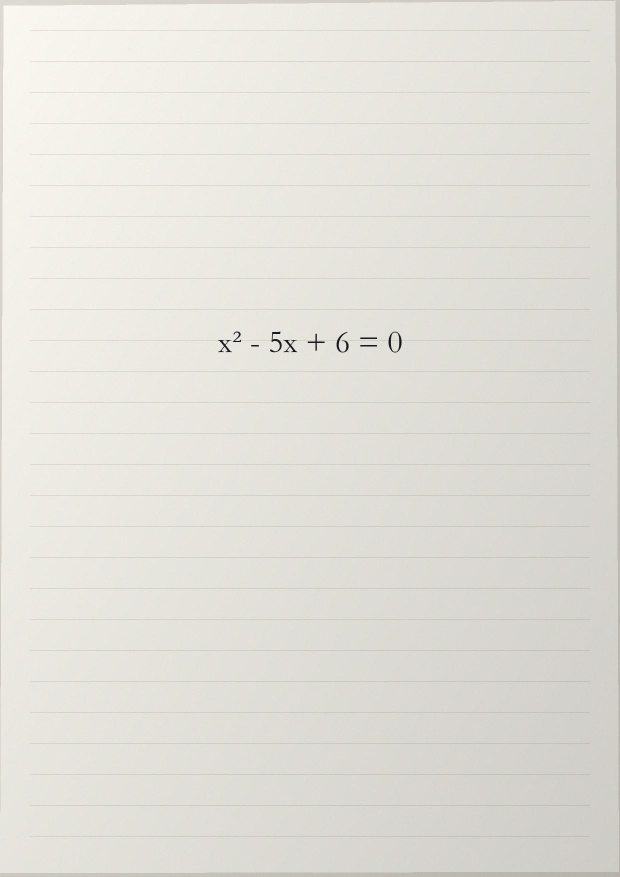
#> input picture fixtures/photos/photo_easy.jpg, 1240 x 1754 px (shown at 1/2 size)
$ python -i lines.py   (imports and definitions only)
#> lines starting #> are read from the running program, lines starting #| are printed output that depends on the picture
"""整页手写照片切行：把一张作业照切成一行一张小图。

这段算法原来只活在 `tools/split_page.py` 这个命令行工具里，批改链路要用它，
但批改跑在界面进程里，不方便去调一个 CLI，所以把算法搬进包里，
工具改成薄壳。两边共用同一份代码，改一处不会只改好一边。

原理（纯 numpy + Pillow，不依赖 opencv）：
    灰度化 → Otsu 二值化 → 抹掉横线本的直线 → 纠偏 → 水平投影找行带 → 切图
    行带过高（两行粘在一起）时在最深谷底再切一刀。

**它只负责"切"，不负责"切对"。** 切错一行，后面的识别和批改都会跟着错，
所以每次切完都带回来一个 `note`，把"这页可能不对"的话说出来，
而不是默默给出一堆图让人以为切得很准。
"""

from __future__ import annotations

from dataclasses import dataclass, field
from pathlib import Path

import numpy as np
from PIL import Image, ImageDraw, ImageFilter, ImageOps

IMG_EXT = {".jpg", ".jpeg", ".png", ".bmp", ".webp"}

# 低于这个高度的行带是墨点、污渍、横线本的断头，不是一行字。
MIN_LINE_H = 10

# 短边达到这个像素数就按"整页照"处理：画面里除了纸，还有桌面、阴影、纸边。
# M²E 那类紧凑公式块是 69×89~309×222，不会被这条规则卷进来。
PAGE_MODE_MIN_SIDE = 400


# ---------- 基础图像处理 ----------

def load_gray(path: Path) -> np.ndarray:
    im = Image.open(path)
    im = ImageOps.exif_transpose(im)          # 手机照片常带旋转标记
    im = im.convert("L")
    # 长边超过 2400 先缩下来，投影剖面对分辨率不敏感
    if max(im.size) > 2400:
        scale = 2400 / max(im.size)
        im = im.resize((int(im.width * scale), int(im.height * scale)), Image.LANCZOS)
    return np.asarray(im)


# [29 lines left out: functions otsu_threshold, binarize, not called in this run]


def clear_long_runs(ink: np.ndarray, ratio: float = 0.55) -> np.ndarray:
    """抹掉横线本上的长横线，否则投影剖面全被它污染。"""
    h, w = ink.shape
    need = int(w * ratio)
    out = ink.copy()
    for y in np.where(ink.sum(1) > need)[0]:
        row = ink[y]
        d = np.diff(row.astype(np.int8))
        starts = list(np.where(d == 1)[0] + 1)
        ends = list(np.where(d == -1)[0] + 1)
        if row[0]:
            starts.insert(0, 0)
        if row[-1]:
            ends.append(w)
        for s, e in zip(starts, ends):
            if e - s >= need:
                out[y, s:e] = False
    return out


# [19 lines left out: functions estimate_skew, rotate_gray, not called in this run]


# ---------- 行切分 ----------

def row_profile(ink: np.ndarray, smooth: int) -> np.ndarray:
    p = ink.sum(1).astype(np.float64)
    k = max(3, smooth | 1)
    if k <= len(p):
        p = np.convolve(p, np.ones(k) / k, mode="same")
    return p


# [94 lines left out: functions find_bands, split_tall, lead_fragment_end, not called in this run]


def bands_to_boxes(ink: np.ndarray, bands) -> list:
    h, w = ink.shape
    boxes = []
    for y0, y1 in bands:
        cols = ink[y0:y1].sum(0)
        nz = np.where(cols > 0)[0]
        if len(nz) == 0:
            continue
        x0, x1 = lead_fragment_end(cols, y1 - y0), int(nz[-1]) + 1
        if x1 - x0 < 4:
            continue
        pad_x = max(4, int(w * 0.02))
        pad_y = max(4, int((y1 - y0) * 0.12))
        boxes.append(
            (
                max(0, x0 - pad_x),
                max(0, y0 - pad_y),
                min(w, x1 + pad_x),
                min(h, y1 + pad_y),
            )
        )
    return boxes


# ---------- 整页模式 ----------
#
# 上面那套流程（Otsu + 全局阈值 + 纠偏）默认"整张图就是纸面"，这正是裁剪过的
# 公式块的情形。实拍作业照不是这样：画面里还有桌面、手影、纸沿，桌面比纸暗，
# 会被 Otsu 判成墨迹——实测 W01/W05/W08 的"墨迹"占比 0.21~0.42（正常应 <0.07），
# 行投影被背景糊住，整页并成一行或凭空多出几个行带。
#
# 整页模式换三个判据，每个都对着一条实测证据：
#   1. 小半径高通判笔画——阴影是缓变的，高通里几乎没有响应；
#   2. 腐蚀剔"厚块"——笔画细、桌面和纸边厚，腐蚀后还活着的是背景；
#   3. 行带要过验收：峰值离群（纸边硬边缘的响应是文字的 3~4 倍）、过矮的碎片、
#      以及游离在正文块之外的孤带，都不是字。
#
# 它仍然只负责"切"，不保证"切对"；切不干净时照样在 note 里说出来。


def wants_page_mode(size: tuple[int, int]) -> bool:
    """短边够大就按整页照处理。小图（公式块）走原来的路径，参数与历史数字都不动。"""
    return min(size) >= PAGE_MODE_MIN_SIDE


def highpass_ink(gray: np.ndarray, radius_ratio: float = 0.012,
                 k: float = 3.0, floor: float = 14.0) -> np.ndarray:
    """用"比周围一圈暗多少"判笔画，而不是用全局阈值判明暗。

    背景（桌面、阴影）在大半径模糊后基本不变，做差接近 0；笔画是几十灰度级的突变。
    阈值取 k 倍 MAD 而不是标准差：阴影边缘这种离群值不会把阈值拉飞。
    """
    r = max(7, int(min(gray.shape) * radius_ratio))
    bg = np.asarray(Image.fromarray(gray).filter(ImageFilter.GaussianBlur(r)), dtype=np.float32)
    d = bg - gray.astype(np.float32)
    mad = float(np.median(np.abs(d - np.median(d)))) + 1e-6
    return d > max(floor, k * mad)


def drop_thick_blobs(ink: np.ndarray, thick_ratio: float = 0.02) -> np.ndarray:
    """剔掉"厚"的墨迹块：腐蚀一次还活着的地方是桌面、手影、纸边，不是笔画。

    在 1/4 尺度上做形态学，代价只有全分辨率的一个零头。
    """
    h, w = ink.shape
    down = 4
    small = Image.fromarray((ink * 255).astype(np.uint8)).resize(
        (max(1, w // down), max(1, h // down)), Image.NEAREST)
    rad = max(2, int(min(h, w) * thick_ratio) // down)
    core = small.filter(ImageFilter.MinFilter(2 * rad + 1))       # 腐蚀：只留厚块核心
    thick = core.filter(ImageFilter.MaxFilter(2 * rad + 1))       # 长回原大小
    mask = np.asarray(thick.resize((w, h), Image.NEAREST)) > 127
    return ink & ~mask


def _runs_above(p: np.ndarray, thr: float, min_h: int, offset: int = 0) -> list[tuple[int, int]]:
    """剖面里高于阈值的连续段，坐标补上 offset 换回全页。"""
    mask = p > thr
    runs, start = [], None
    for i, v in enumerate(mask):
        if v and start is None:
            start = i
        elif not v and start is not None:
            runs.append((offset + start, offset + i))
            start = None
    if start is not None:
        runs.append((offset + start, offset + len(mask)))
    return [b for b in runs if b[1] - b[0] >= min_h]


def _candidate_bands(p: np.ndarray, min_h: int) -> list[tuple[int, int]]:
    """先粗切：投影超过 80 分位数的连续段。宁可多切几条，交给后面验收。"""
    thr = max(3.0, float(np.percentile(p, 80)))
    return _runs_above(p, thr, min_h)


# 补洞时，局部阈值取"这一段自身峰值"的这个比例。取 0.35 而不是 0.8：
# 空档里如果真有字，字就是那一带最暗的东西，0.35 足以把它和纸面残留分开口；
# 取太高的比例等于又用了一次整页阈值，那就白补了。
_GAP_LOCAL_RATIO = 0.35


# [81 lines left out: function _fill_gaps, not called in this run]


def _band_stats(ink: np.ndarray, p: np.ndarray, bands) -> list[dict]:
    h, w = ink.shape
    rows = []
    for y0, y1 in bands:
        cols = ink[y0:y1].sum(0)
        nz = np.where(cols > 0)[0]
        if len(nz) == 0:
            continue
        rows.append({
            "y0": y0, "y1": y1, "h": y1 - y0,
            "x0": int(nz[0]), "x1": int(nz[-1]),
            "peak": float(p[y0:y1].max()),
            "touches_right_corner": bool(int(nz[0]) > 0.35 * w and int(nz[-1]) >= w - 2),
            # 画面上下缘 8% 以内算"贴边"。实拍里纸边、桌面交界都在这条带上，
            # 而正文行——哪怕写到最后一页底——基本不会压到这里。
            "near_edge": bool(y0 <= 0.08 * h or y1 >= 0.92 * h),
            # 横向铺满整幅：纸边、桌面分界线是贯通的直线，一行字不会从头写到尾。
            "spans_wide": bool(int(nz[-1]) - int(nz[0]) >= 0.88 * w),
        })
    return rows


def _is_frame_edge(r: dict) -> bool:
    """纸边 / 桌面交界：贴边**且**横向贯通。

    两个条件缺一不可。只贴边——页脚那行字也可能贴边；只贯通——一行写得满的
    算式也能占到 88% 宽。两者同时成立才不是字。
    """
    return r["near_edge"] and r["spans_wide"]


def _accept(ink: np.ndarray, rows: list[dict]) -> list[dict]:
    """行带验收：剔掉不像字的东西。补洞补出来的带也要过这一关。"""
    if not rows:
        return []
    med_h = float(np.median([r["h"] for r in rows]))
    # 横线本的格线只有十几像素高，按"页高的 1.2%"兜一个绝对下限：
    # 手写单行在 1280 px 高的照片上通常 25~90 px，格线在 10~12 px，分得开。
    abs_floor = 0.012 * ink.shape[0]
    keep = [r for r in rows
            # 贴边且贯通的才是纸边。画面内部的强响应不能一律当边缘剔——
            # W16 第三行是学生整行涂黑，峰值 472（是文字的 3.6 倍），
            # 但它在正文中间、宽度只到 86%，那是内容，得留着判 unread。
            if not _is_frame_edge(r)
            # 0.45 会让"最后一行写得比别的小"被误剔：W12 第三行 22 px，
            # 中位行高 49 px，0.45×49=22.05，差 0.05 像素就丢了整整一行。
            and r["h"] >= max(0.35 * med_h, abs_floor)
            and not r["touches_right_corner"]]      # 画面右上角的遮挡物
    if not keep:
        return []

    # 第二轮：纸沿的硬边缘还剩一部分没贴到画面边界（W01 顶部黑边的下沿，
    # 放在 118~262 px 处，横向 0..w 全宽，峰值 195~285，正文只有 78~104）。
    # 基准不能用中位数——一半以上的带是垃圾时中位数跟着垃圾走。取 25 分位
    # 当"文字该有多亮"的估计，离群 1.8 倍以上、且横向贯通的才剔。
    base = float(np.percentile([r["peak"] for r in keep], 25))
    return [r for r in keep if not (r["peak"] > 1.8 * base and r["spans_wide"])]


def page_bands(ink: np.ndarray, p: np.ndarray, min_h: int) -> list[tuple[int, int]]:
    """整页照的行带：粗切 → 验收 → 取正文块 → 合并上下标 → 补漏掉的行。"""
    rows = _band_stats(ink, p, _candidate_bands(p, min_h))
    keep = _accept(ink, rows)
    if not keep:
        return []

    # 正文块：相邻行带的间距都差不多，突然出现的大空档说明那是画面另一处的杂物
    gaps = [b["y0"] - a["y1"] for a, b in zip(keep, keep[1:])]
    if gaps:
        tol = 2.5 * float(np.median(gaps))
        clusters = [[keep[0]]]
        for g, r in zip(gaps, keep[1:]):
            if g > tol:
                clusters.append([r])
            else:
                clusters[-1].append(r)
        keep = max(clusters, key=lambda c: (len(c), sum(x["h"] for x in c)))

    # 同一行的上下标、断笔会切出两条，间距小于半个行高就并回去
    med_h = float(np.median([r["h"] for r in keep]))
    merged = [dict(keep[0])]
    for r in keep[1:]:
        if r["y0"] - merged[-1]["y1"] < 0.45 * med_h:
            merged[-1]["y1"] = r["y1"]
            merged[-1]["h"] = r["y1"] - merged[-1]["y0"]
        else:
            merged.append(dict(r))
    bands = [(m["y0"], m["y1"]) for m in merged]

    # 补洞必须放在最后。前面几步全都建立在"行距是均匀的"这个假设上——
    # 补出来的小带会把这个基准带歪：W17 补洞后中位行距从 86 px 掉到 9.5 px，
    # 「正文块」聚类于是把 4 行拆成 5 块、最后只剩一块 3 条碎片的带。
    # 放到最后，聚类和合并看到的都是学生真实的行距；
    # 补出来的带也不再走合并——它本来就是被合并规则漏掉的那一行。
    filled = _fill_gaps(p, bands, min_h, ink)
    if len(filled) == len(bands):
        return filled
    return [(r["y0"], r["y1"]) for r in _accept(ink, _band_stats(ink, p, filled))]


def widen_boxes(boxes: list, ink, min_ink: int = 3, ratio: float = 0.32) -> list:
    """框上方确实有墨迹（上标）时，把裁框向上放宽一点，但不许压到上一行的中缝。

    为什么要放宽：行带是按"墨迹浓度"找出来的，上标 `²` 只有十几个像素、
    笔画又轻，常常够不上行带的阈值，于是整条带被判成"过矮的碎片"剔掉。
    剔掉的是**带**，可上标本身还在纸上——只是裁框从行带顶端开始，
    正好把它留在框外。W04 第一行 `x²-5x+6=0` 被读成 `x-5x+6=0` 就是这么来的：
    两台识别器都答对了它们看见的东西，框里确实没有那个 2。

    为什么要有条件：放宽会改变宽高比，而视觉模型对"这一块是什么"的判断
    跟着构图走——同样的字，框一高就可能从"一行中文"变成"一条公式"，
    甚至两台机器一起读错（W17 放宽后，行首的 `⇒` 被两台都读成数字 `2`，
    整页从"判不了"变成"判你错了"）。没有上标的行不该为别人的问题付代价，
    所以只在上面真有墨迹时才放宽。

    只往上放：上标在基线上方，基线以下的部分（下伸笔画、逗号）本来就在带里。
    上界用上一框与本框的中缝夹住，宁可少留也不能把上一行的笔画卷进来——
    卷进来会把上一行的尾巴读成这一行的开头，比丢个上标更难查。
    """
    out = []
    for i, (x0, y0, x1, y1) in enumerate(boxes):
        up = int((y1 - y0) * ratio)
        top = max(0, y0 - up)
        if i > 0:
            top = max(top, (boxes[i - 1][3] + y0) // 2)
        above = ink[top:y0, max(0, x0):x1]
        if top < y0 and int(above.sum()) >= min_ink:
            out.append((x0, top, x1, y1))
        else:
            out.append((x0, y0, x1, y1))
    return out


def _split_page_mode(gray: np.ndarray, *, min_height: int) -> tuple[np.ndarray, list, float]:
    """整页模式不做纠偏。

    实测（W01~W17 八页实拍照）estimate_skew 在高通墨迹上经常顶到 ±3° 的上限，
    把图像一转，笔画被插值糊掉，反而切得更差（W17 从 4 行变 6 行）。
    方向问题应该在采集阶段解决（tools/normalize_capture.py 的转正表），
    切行这里只按行投影找带——几度以内的倾斜对水平投影几乎没有影响。
    """
    ink = drop_thick_blobs(highpass_ink(gray))
    ink = clear_long_runs(ink)          # 横线本的直线、表格线：整行抹掉，否则每根线都是一"行"
    p = row_profile(ink, smooth=max(5, int(ink.shape[0] * 0.010)))
    bands = page_bands(ink, p, max(6, int(ink.shape[0] * 0.006)))
    boxes = [b for b in bands_to_boxes(ink, bands) if b[3] - b[1] >= min_height]
    boxes = widen_boxes(boxes, ink)
    return gray, boxes, 0.0


# ---------- 对外接口 ----------

@dataclass
class Crop:
    """一行小图。index 从 1 起，和界面上显示的"第几行"是同一个数。"""

    index: int
    image: Image.Image
    box: tuple[int, int, int, int]
    path: str = ""

    @property
    def size(self) -> tuple[int, int]:
        return self.image.size


@dataclass
class PageSplit:
    page: str
    crops: list[Crop] = field(default_factory=list)
    skew: float = 0.0
    size: tuple[int, int] = (0, 0)
    note: str = ""
    sheet: Image.Image | None = None      # 纠偏后的整页图，用来画框核对

    def __len__(self) -> int:
        return len(self.crops)


def split_page(
    path: str | Path,
    *,
    deskew: bool = True,
    threshold_ratio: float = 0.03,
    min_gap_ratio: float = 0.012,
    min_height: int = MIN_LINE_H,
    page_mode: bool | None = None,
) -> PageSplit:
    """把一张整页照切成单行。不写盘——落盘是调用方的事。

    page_mode=None 时按短边自动判断（>=400 px 视为实拍整页照，走整页模式）；
    False 走原来的全局 Otsu 路径，参数与历史评测数字保持不变；
    True 强制整页模式，用于验证或已知是实拍照的场景。
    """
#> called with path = '../fixtures/photos/photo_easy.jpg', deskew = True, threshold_ratio = 0.03, min_gap_ratio = 0.012, min_height = 10
    path = Path(path)
    gray = load_gray(path)
#> in load_gray, im is the input picture: PIL image 1240x1754 RGB; mean R, G, B 225.7, 224.4, 217.9
    if page_mode is None:
        page_mode = wants_page_mode(gray.shape)
#> page_mode = True

    if page_mode:
        gray, boxes, angle = _split_page_mode(gray, min_height=min_height)
#> in highpass_ink, `d = bg - gray.astype(np.float32)`:
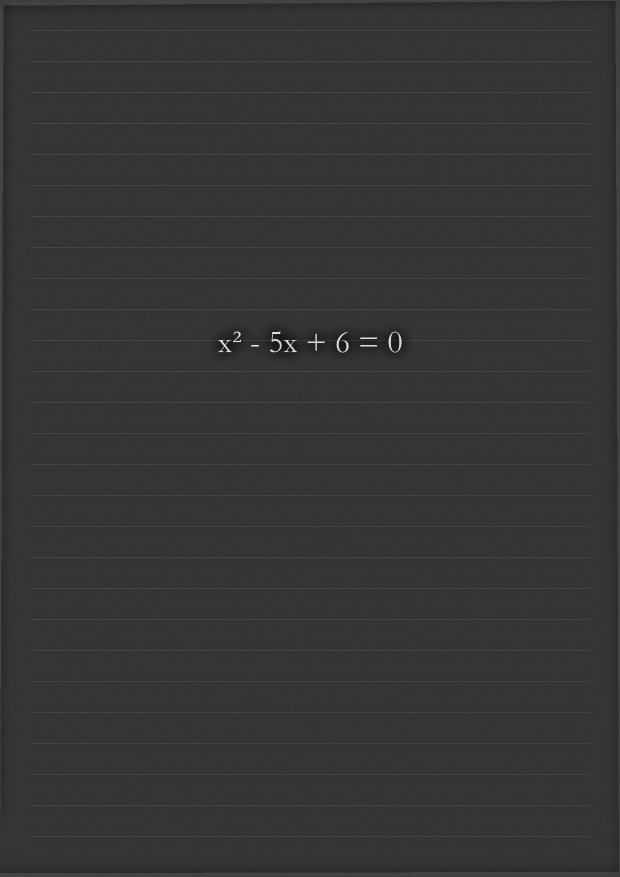
#> d: shape (1754, 1240) float32 (shown at 1/2 size); min -58, max 216, mean -0.1; drawn with min black and max white
#> in highpass_ink, `mad = float(np.median(np.abs(d - np.median(d)))) + 1e-6`: mad = 1
#> in highpass_ink, `return d > max(floor, k * mad)`:
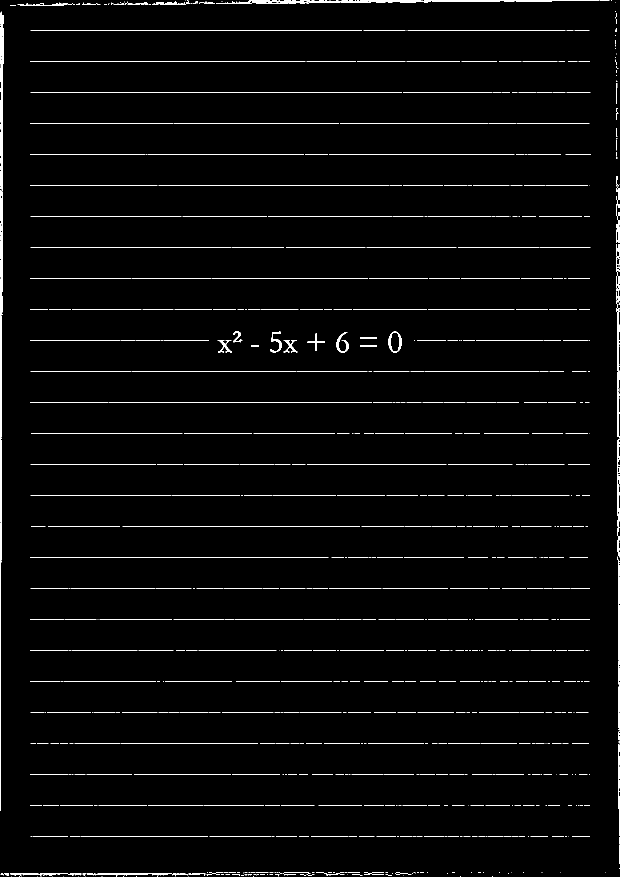
#> returned value: shape (1754, 1240) bool (shown at 1/2 size); 2.4% white in thin lines or dots
#> in drop_thick_blobs, `h, w = ink.shape`: h = 1754; w = 1240
#> in drop_thick_blobs, `small = Image.fromarray((ink * 255).astype(np.uint8)).resize( (max(1, ..`:
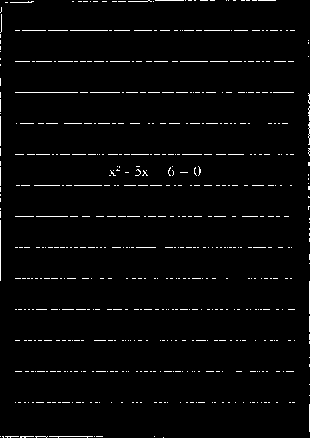
#> small: PIL image 310x438 L; 2.3% white in thin lines or dots
#> in drop_thick_blobs, `rad = max(2, int(min(h, w) * thick_ratio) // down)`: rad = 6
#> in drop_thick_blobs, `core = small.filter(ImageFilter.MinFilter(2 * rad + 1))`: core: PIL image 310x438 L; every value is 0
#> in drop_thick_blobs, `mask = np.asarray(thick.resize((w, h), Image.NEAREST)) > 127`: mask: shape (1754, 1240) bool; every value is 0
#> the loop in clear_long_runs, `for y in np.where(ink.sum(1) > need)[0]:` made 31 passes
#> y on passes 1 to 12: 60, 61, 122, 123, 184, 185, 246, 247, 308, 309, 370, 432
#> in row_profile, `p = ink.sum(1).astype(np.float64)`: p = 1754 values, max 985 at index 61, min 0 at index 11, mean 30.27
#> in row_profile, `p = np.convolve(p, np.ones(k) / k, mode="same")`: p = 1754 values, max 173.6 at index 7, min 0.176 at index 1735, mean 29.71
#> in _candidate_bands, `thr = max(3.0, float(np.percentile(p, 80)))`: thr = 78.94
#> the loop in _runs_above, `for i, v in enumerate(mask):` made 1754 passes
#> v on passes 1 to 12: True, True, True, True, True, True, True, True, True, True, True, True
#> after the loop in _runs_above, `for i, v in enumerate(mask):`: runs = [(0, 13), (53, 69), (115, 131), (177, 193), (239, 255), (301, 317), (363, 379), (425, 441), (487, 503), (549, 565), (611, 627), (673, 690), (735, 751), (797, 813), (859, 875), (921, 937), (983, 999), (1045, 1061), (1107, 1123), (1169, 1185), (1231, 1247)]; start = 1741
#> in _band_stats, `h, w = ink.shape`: h = 1754; w = 1240
#> the loop in _band_stats, `for y0, y1 in bands:` made 22 passes
#> after the loop in _band_stats, `for y0, y1 in bands:`: rows = 22 items
#> in _accept, `med_h = float(np.median([r["h"] for r in rows]))`: med_h = 16
#> in _accept, `keep = [r for r in rows # 贴边且贯通的才是纸边。画面内部的强响应不能一律当边缘剔—— # W16 第三行是学生整行..`: keep = []
#> boxes = []; angle = 0
    else:
        ink = clear_long_runs(binarize(gray))

        angle = 0.0 if not deskew else estimate_skew(ink)
        # 灰度图跟着一起转，切图从灰度图取，保留抗锯齿和笔画粗细
        gray = rotate_gray(gray, angle)
        ink = binarize(gray)

        p = row_profile(ink, smooth=max(3, int(ink.shape[0] * 0.004)))
        min_gap = max(4, int(ink.shape[0] * min_gap_ratio))
        bands = find_bands(p, threshold_ratio, min_gap)
        bands = [b for b in bands if b[1] - b[0] >= max(8, int(ink.shape[0] * 0.008))]
        if bands:
            median_h = float(np.median([b[1] - b[0] for b in bands]))
            bands = split_tall(bands, p, median_h)
        boxes = [b for b in bands_to_boxes(ink, bands) if b[3] - b[1] >= min_height]

    sheet = Image.fromarray(gray).convert("RGB")
    crops = [
        Crop(index=i, image=sheet.crop((x0, y0, x1, y1)), box=(x0, y0, x1, y1))
        for i, (x0, y0, x1, y1) in enumerate(boxes, start=1)
    ]
#> crops = []
    return PageSplit(
        page=path.name,
        crops=crops,
        skew=angle,
        size=sheet.size,
        note=_split_note(crops, path),
        sheet=sheet,
    )


def _split_note(crops: list[Crop], path: Path) -> str:
    """切完先自己看一眼，把可疑之处说出来。

    切错一行不会报错，只会让后面识别出莫名其妙的式子——那种失败最难查，
    所以宁可在这里多说一句。
    """
    if not crops:
        return "这一页没有切出任何一行。可能整页空白，或者光照太暗、墨迹没被判成笔画。"
    hs = [c.size[1] for c in crops]
    med = float(np.median(hs))
    tall = [c.index for c in crops if c.size[1] > med * 2.2]
    short = [c.index for c in crops if c.size[1] < med * 0.45]
    bits = []
    if tall:
        bits.append(
            f"第 {'、'.join(map(str, tall))} 行明显比别人高，可能是两行粘成了一行"
        )
    if short:
        bits.append(
            f"第 {'、'.join(map(str, short))} 行特别矮，可能是墨点或被切断的笔画"
        )
    if len(crops) == 1:
        bits.append("整页只切出一行：如果这是整页作业，多半是行间距太密被判成了一行")
    return "；".join(bits)


# [23 lines left out: functions save_crops, debug_sheet, not called in this run]

>>> result = split_page('../fixtures/photos/photo_easy.jpg')
